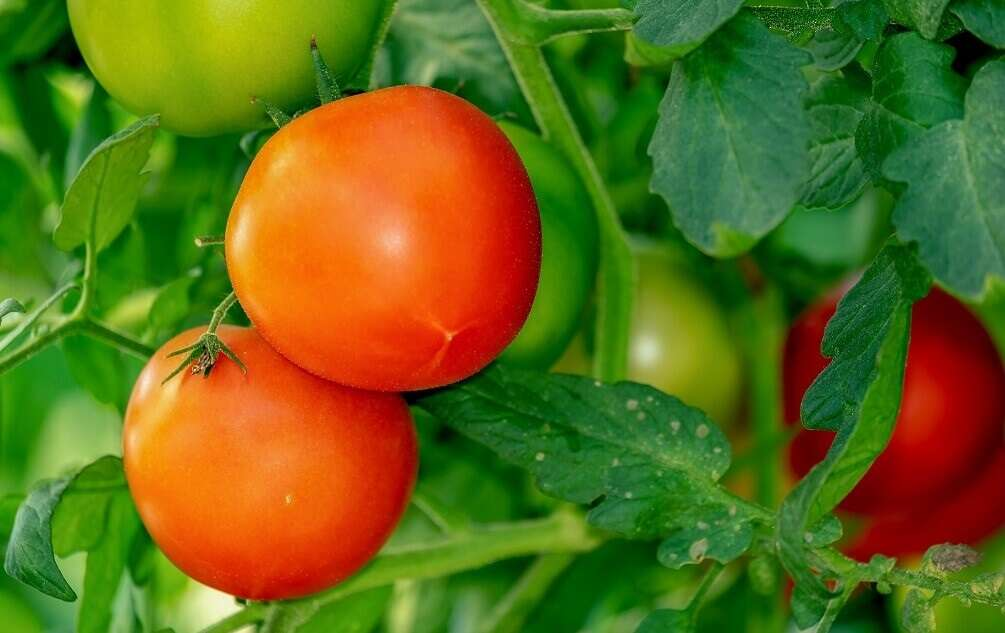
#> input picture RGB/Tomates.jpg, 1005 x 633 px
$ python tomates_rgb.py
#> lines starting #> are read from the running program, lines starting #| are printed output that depends on the picture
import cv2
import numpy as np

# Ruta de la imagen
imagen_path = 'Tomates.jpg'  # Actualiza esta línea con la ruta correcta

# Leer la imagen
img = cv2.imread(imagen_path)
#> img is the input picture: shape (633, 1005, 3); mean B, G, R 24.2, 106.2, 96.5

# Verificar si la imagen fue cargada correctamente
if img is None:
    print("Error al cargar la imagen.")
else:
    # Reducir el tamaño de la imagen a la mitad
    img_resized = cv2.resize(img, (img.shape[1] // 2, img.shape[0] // 2))

    # Crear una copia para aplicar el filtro
    img_filtered = img_resized.copy()

    # Obtener las dimensiones de la imagen redimensionada
    height, width, _ = img_filtered.shape
#> height = 316; width = 502

    # Aplicar el filtro de detección de color
    for y in range(height):
        for x in range(width):
            b, g, r = img_filtered[y, x]
            if (r < 250) and (r >= 154) and (g < 120) and (g >= 0) and (b < 42) and (r >= 2) :
                img_filtered[y, x] = (255, 0,0 )  # Rojo para las áreas detectadas
            else:
                img_filtered[y, x] = (0, 0, 0)  # Negro para el resto
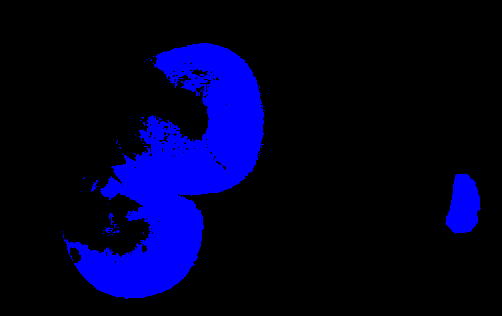
#> img_filtered: shape (316, 502, 3); mean B, G, R 37.6, 0, 0

    # Crear una nueva imagen donde se combinen original y filtrada
    combined_image = np.hstack((img_resized, img_filtered))
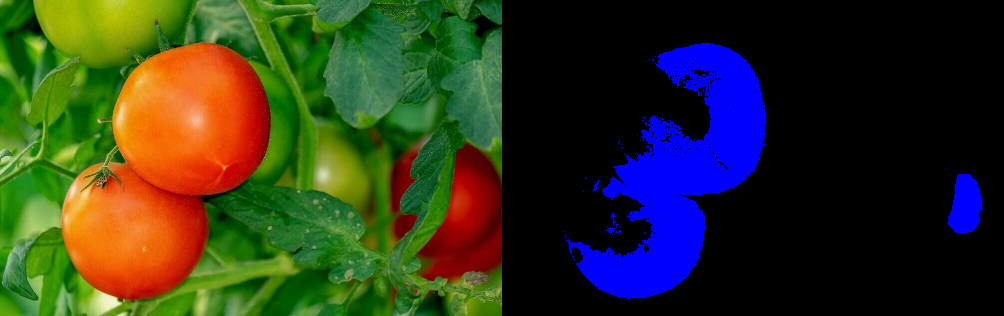
#> combined_image: shape (316, 1004, 3); mean B, G, R 30.8, 53, 48.2

    # Mostrar la imagen combinada
    cv2.imshow('Imagen Original y Filtrada', combined_image)
    cv2.waitKey(0)  # Espera hasta que se presione una tecla
    cv2.destroyAllWindows()
